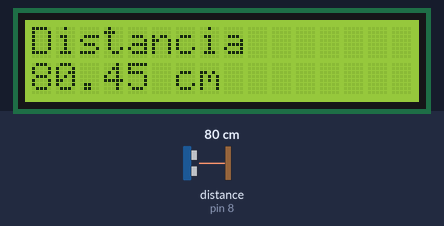
This sketch was run on a simulated Arduino Uno, built with avr-gcc and run on an emulated ATmega328P. Shown: 16×2 character LCD. Wiring (inferred from the names in the program): ultrasonic range finder: trigger pin 9; echo pin 8. Inputs (shaded band) come from the test bench; at power-on: distance to the obstacle (sensor on pin 8) 80 cm. The echo pulse lasts 58.3 µs per cm; what the sketch prints to the serial monitor is not drawn.

Above: at 0.98 s.
1.3 s: distance to the obstacle (sensor on pin 8) set to 4 cm
At 2.5 s:
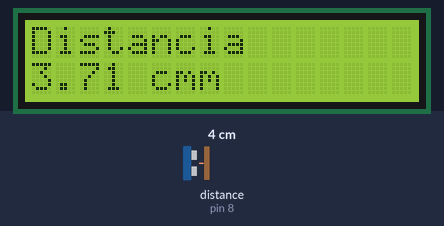
2.8 s: distance to the obstacle (sensor on pin 8) set to 18 cm
At 2.99 s:
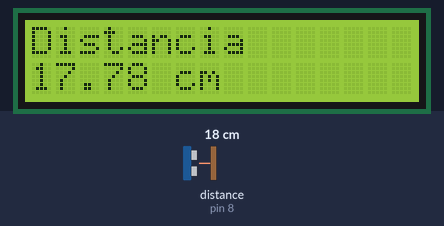
4.3 s: distance to the obstacle (sensor on pin 8) set to 9 cm
At 5.1 s:
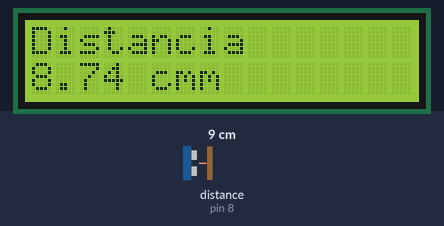
6.0 s: distance to the obstacle (sensor on pin 8) set to 299 cm
At 7.4 s:
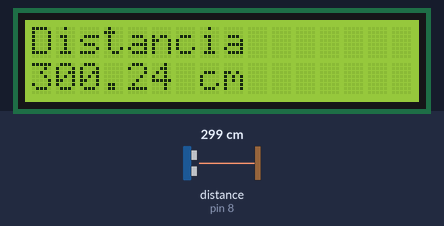
7.7 s: distance to the obstacle (sensor on pin 8) set to 2 cm
At 7.87 s:
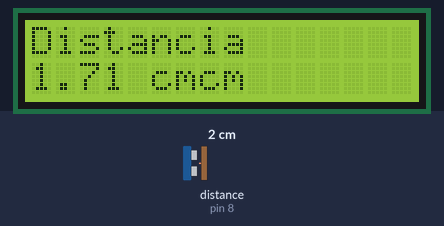
Timing chart, 0 to 10.7 s (numbered marks = the images above; inputs shaded):
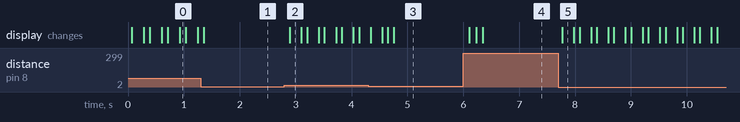

The sketch:

sensor-ultrasonido.ino
```cpp
/*

Autor: Keiber Urbila <keiberup.dev@gmail.com>

Este codigo se encarga de monstrar por el monitor serial y
display lcd la distancia en cm obtenida por el sensor de
ultrasonido HC-SR04

*/

// Importar libreria del display
#include <LiquidCrystal.h>
LiquidCrystal lcd(12, 11, 5, 4, 3, 2);

// Constantes del sensor ultrasonico
int const ECHO = 8;
int const TRIG = 9;

// Variables para el calculo de distancia
float distancia;
float tiempo;

// Configuracion inicial
void setup()
{
  Serial.begin(9600);
  lcd.begin(16, 2);

  lcd.print("Distancia");  // Mensaje del primera fila
  pinMode(TRIG, OUTPUT); // Trig como salida
  pinMode(ECHO, INPUT);  // Echo como entrada
}

void loop()
{
  // Envio de pulsos ultrasonico
  digitalWrite(TRIG, HIGH);
  delayMicroseconds(10);  // 10 uS por recomendacion del fabricante
  digitalWrite(TRIG, LOW);

  // Capturar el eco del pulso
  tiempo = pulseIn(ECHO, HIGH);  // Captura del pulso

  // Calculo de la distancia
  distancia = tiempo / 58;  // uS/58 por recomendacion del fabricante


  // Imprimir valores por la terminal serial (para debug)
  Serial.print("Distancia ");
  Serial.print(distancia);
  Serial.print(" cm");
  Serial.println("");

  // Imprimir valores de distancia por el display lcd
  lcd.setCursor(0, 1);
  lcd.print(distancia);
  lcd.print(" cm");
  delay(100); // Esperar 100 millisegundos
}
```

Measured:
- after the input at 1.3 s, the display: changes after 0.05 s (image 1)
- after the input at 2.8 s, the display: changes after 0.09 s (image 2)
- after the input at 4.3 s, the display: first changes at once (image 3 shows a later state)
- after the input at 6.0 s, the display: changes after 0.11 s (image 4)
- after the input at 7.7 s, the display: changes after 0.07 s (image 5)
